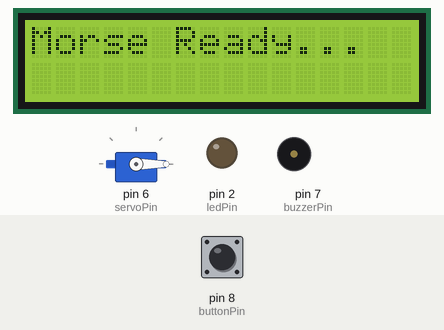
Recording of a sketch running on a simulated Arduino Uno, built with avr-gcc and run on an emulated ATmega328P. Shown: servo, 16×2 character LCD, output pins drawn as LEDs (lit = HIGH), buzzer (waves = sounding). Inputs (shaded band) come from the test bench; at power-on: pin 8 (buttonPin) HIGH.

Above: at 1.2 s.
1.3 s: pin 8 (buttonPin) pulled LOW for 0.15 s
At 2.4 s:
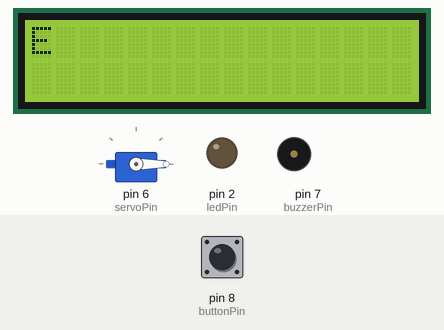
At 4.2 s:
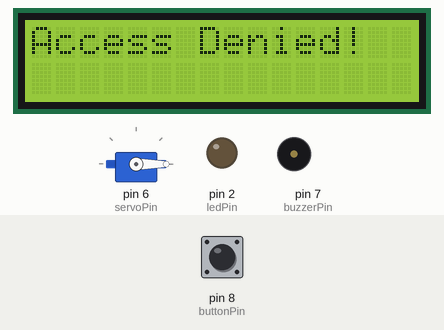
4.4 s: pin 8 (buttonPin) pulled LOW for 3.2 s
At 9.0 s:
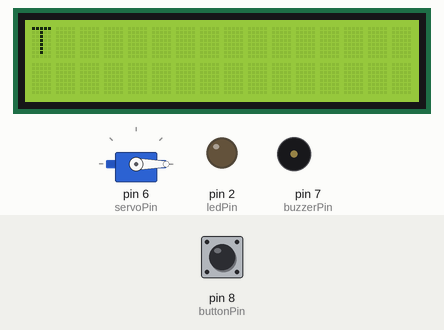
Timing chart, 0 to 10.5 s (numbered marks = the images above; inputs shaded):
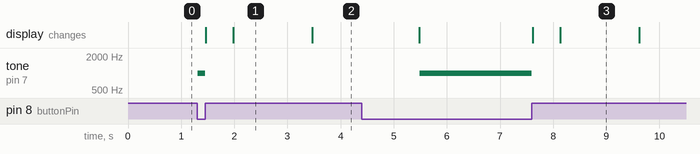

Measured:
- after the input at 1.3 s, tone on pin 7 (buzzerPin): silent → 1000 Hz at once, → silent 0.14 s later; the display: first changes after 0.17 s (image 1 shows a later state)
- after the input at 4.4 s, tone on pin 7 (buzzerPin): silent → 1000 Hz after 1.1 s, → silent 2.1 s later; the display: first differs from a run without the input after 3.2 s (image 3 shows a later state)
- what the display in image 1 shows lasts 1.5 s, from 2.0 s to 3.5 s

The sketch:

secure_morse_entry.ino
```cpp
#include <Wire.h>
#include <LiquidCrystal_I2C.h>
#include <Servo.h>

LiquidCrystal_I2C lcd(0x27, 16, 2);

const int buttonPin = 8;
const int buzzerPin = 7;
const int servoPin = 6;
const int ledPin = 2;

unsigned long pressStart = 0;
bool isPressing = false;
String morseChar = "";
String translatedText = "";
unsigned long lastReleaseTime = 0;

Servo doorServo;

String morseCodes[] = {
  ".-", "-...", "-.-.", "-..", ".", "..-.", "--.",
  "....", "..", ".---", "-.-", ".-..", "--", "-.",
  "---", ".--.", "--.-", ".-.", "...", "-", "..-",
  "...-", ".--", "-..-", "-.--", "--.."
};

char alphabet[] = {
  'A', 'B', 'C', 'D', 'E', 'F', 'G',
  'H', 'I', 'J', 'K', 'L', 'M', 'N',
  'O', 'P', 'Q', 'R', 'S', 'T', 'U',
  'V', 'W', 'X', 'Y', 'Z'
};

String allowedNames[10] = {};
int allowedCount = 0;
bool isAddMode = false;

void setup() {
  Serial.begin(9600);
  pinMode(buttonPin, INPUT_PULLUP);
  pinMode(buzzerPin, OUTPUT);
  pinMode(ledPin, OUTPUT);
  digitalWrite(ledPin, LOW);

  doorServo.attach(servoPin);
  doorServo.write(0);

  lcd.init();
  lcd.backlight();
  lcd.setCursor(0, 0);
  lcd.print("Morse Ready...");
}

void loop() {
  int buttonState = digitalRead(buttonPin);
  unsigned long currentMillis = millis();

  if (buttonState == LOW && !isPressing) {
    delay(10);
    if (digitalRead(buttonPin) == LOW) {
      isPressing = true;
      pressStart = currentMillis;
      tone(buzzerPin, 1000);
    }
  }

  if (buttonState == HIGH && isPressing) {
    isPressing = false;
    noTone(buzzerPin);
    unsigned long pressDuration = currentMillis - pressStart;
    if (pressDuration < 30) return;

    morseChar += (pressDuration < 300) ? "." : "-";
    lcd.setCursor(0, 1);
    lcd.print("                ");
    lcd.setCursor(0, 1);
    lcd.print(morseChar);
    lastReleaseTime = currentMillis;
  }

  if (!isPressing && morseChar.length() > 0 && currentMillis - lastReleaseTime > 500) {
    char letter = decodeMorse(morseChar);
    translatedText += letter;
    morseChar = "";

    lcd.setCursor(0, 1);
    lcd.print("                ");
    lcd.setCursor(0, 0);
    lcd.print("                ");
    lcd.setCursor(0, 0);
    lcd.print(translatedText);
  }

  if (!isPressing && morseChar.length() == 0 && translatedText.length() > 0 && currentMillis - lastReleaseTime > 2000) {
    if (translatedText[translatedText.length() - 1] != ' ') {
      checkAccess();
      translatedText = "";
    }
  }
}

char decodeMorse(String code) {
  for (int i = 0; i < 26; i++) {
    if (morseCodes[i] == code) return alphabet[i];
  }
  return '?';
}

void checkAccess() {
  if (translatedText == "ADD") {
    isAddMode = true;
    lcd.clear();
    lcd.setCursor(0, 0);
    lcd.print("Enter Name:");
    return;
  }

  if (isAddMode) {
    addAllowedName(translatedText);
    isAddMode = false;
    lcd.clear();
    lcd.setCursor(0, 0);
    lcd.print("Name Added!");
    delay(2000);
    lcd.clear();
    lcd.setCursor(0, 0);
    lcd.print("Morse Ready...");
    return;
  }

  for (int i = 0; i < allowedCount; i++) {
    if (translatedText == allowedNames[i]) {
      unlockDoor(translatedText);
      return;
    }
  }

  denyAccess();
}

void addAllowedName(String name) {
  if (allowedCount < 10) {
    allowedNames[allowedCount] = name;
    allowedCount++;
  } else {
    lcd.clear();
    lcd.setCursor(0, 0);
    lcd.print("List Full!");
    delay(2000);
  }
}

void unlockDoor(String name) {

  Serial.print("ENTERED:");
  Serial.println(name);

  lcd.clear();
  lcd.setCursor(0, 0);
  lcd.print("Welcome ");
  lcd.print(name);
  playWelcomeMelody();
  doorServo.write(90);
  delay(3000);
  doorServo.write(0);
  lcd.clear();
  lcd.setCursor(0, 0);
  lcd.print("Morse Ready...");
}

void denyAccess() {
  lcd.clear();
  lcd.setCursor(0, 0);
  lcd.print("Access Denied!");
  delay(2000);
  lcd.clear();
  lcd.setCursor(0, 0);
  lcd.print("Morse Ready...");
}

void playWelcomeMelody() {
  digitalWrite(ledPin, HIGH);
  tone(buzzerPin, 1000, 200);
  delay(250);
  tone(buzzerPin, 1500, 200);
  delay(250);
  tone(buzzerPin, 2000, 300);
  delay(300);
  noTone(buzzerPin);
  digitalWrite(ledPin, LOW);
}
```
